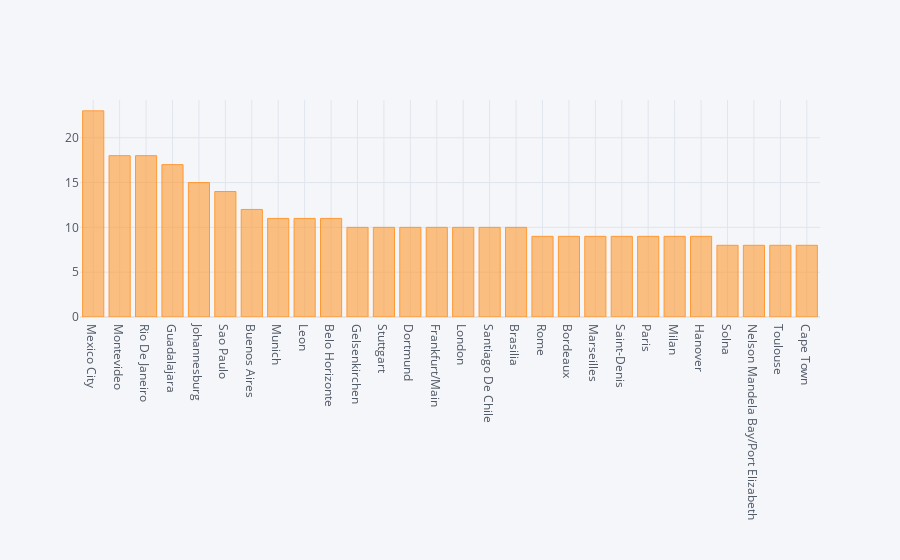

Notebook source saved alongside this figure:
### Code cell
Matches['City'].value_counts()[:28].iplot(kind = 'bar')

### Figure 1 — Plotly figure (JSON) as saved in the notebook; plotly's stock layout.template omitted (floating-point values rounded to 4 significant figures)
{"data": [{"marker": {"color": "rgba(255, 153, 51, 0.6)", "line": {"color": "rgba(255, 153, 51, 1.0)", "width": 1}}, "name": "City", "orientation": "v", "text": "", "type": "bar", "x": ["Mexico City ", "Montevideo ", "Rio De Janeiro ", "Guadalajara ", "Johannesburg ", "Sao Paulo ", "Buenos Aires ", "Munich ", "Leon ", "Belo Horizonte ", "Gelsenkirchen ", "Stuttgart ", "Dortmund ", "Frankfurt/Main ", "London ", "Santiago De Chile ", "Brasilia ", "Rome ", "Bordeaux ", "Marseilles ", "Saint-Denis ", "Paris ", "Milan ", "Hanover ", "Solna ", "Nelson Mandela Bay/Port Elizabeth ", "Toulouse ", "Cape Town "], "y": [23, 18, 18, 17, 15, 14, 12, 11, 11, 11, 10, 10, 10, 10, 10, 10, 10, 9, 9, 9, 9, 9, 9, 9, 8, 8, 8, 8]}], "layout": {"legend": {"bgcolor": "#F5F6F9", "font": {"color": "#4D5663"}}, "paper_bgcolor": "#F5F6F9", "plot_bgcolor": "#F5F6F9", "title": {"font": {"color": "#4D5663"}}, "xaxis": {"gridcolor": "#E1E5ED", "showgrid": true, "tickfont": {"color": "#4D5663"}, "title": {"font": {"color": "#4D5663"}, "text": ""}, "zerolinecolor": "#E1E5ED"}, "yaxis": {"gridcolor": "#E1E5ED", "showgrid": true, "tickfont": {"color": "#4D5663"}, "title": {"font": {"color": "#4D5663"}, "text": ""}, "zerolinecolor": "#E1E5ED"}}}
